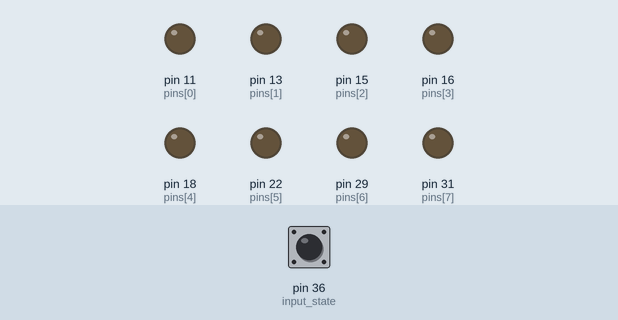
This program was run on a simulated Raspberry Pi (header pin numbers). Parts: output pins drawn as LEDs (lit = HIGH). Dashed ring = blinking. The test bench sets the inputs (shaded band); at power-on: pin 36 (input_state) HIGH.

Above: at 1.2 s.
1.3 s: pin 36 (input_state) pulled LOW for 0.15 s
At 1.45 s:
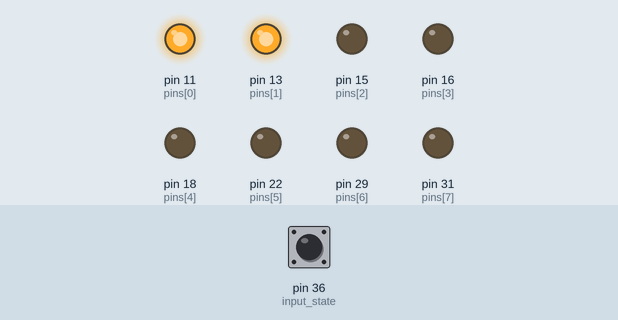
At 1.85 s:
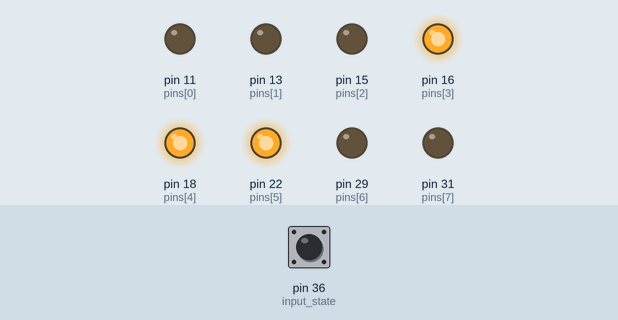
4.3 s: pin 36 (input_state) pulled LOW for 3.2 s
At 4.55 s:
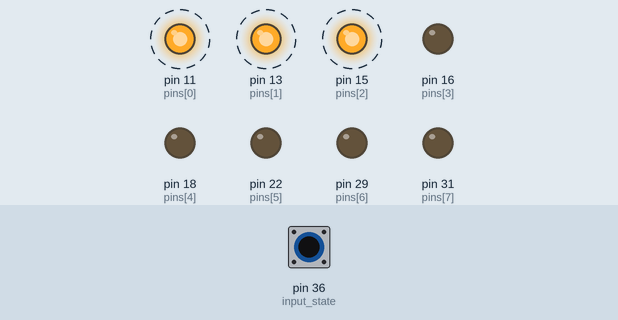
Timing chart, 0 to 9.0 s (numbered marks = the images above; inputs shaded):
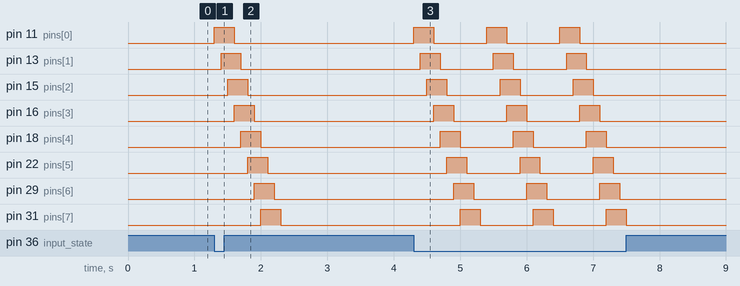

Measured:
- after the input at 1.3 s, pin 11 (pins[0]): LOW → HIGH at once, → LOW 0.30 s later; pin 13 (pins[1]): LOW → HIGH after 0.10 s, → LOW 0.30 s later; pin 15 (pins[2]): LOW → HIGH after 0.20 s, → LOW 0.30 s later; pin 16 (pins[3]): LOW → HIGH after 0.30 s, → LOW 0.30 s later; pin 18 (pins[4]): LOW → HIGH after 0.40 s, → LOW 0.30 s later
- after the input at 4.3 s, pin 11 (pins[0]): alternates HIGH for 0.30 s and LOW for 0.80 s, 6 changes in all, then stays LOW, starting at once; pin 13 (pins[1]): alternates HIGH for 0.30 s and LOW for 0.80 s, 6 changes in all, then stays LOW, starting after 0.10 s

The program:

led_array.py
```python
import RPi.GPIO as GPIO
import time

GPIO.setmode(GPIO.BOARD)

GPIO.setup(11,GPIO.OUT)
GPIO.setup(13,GPIO.OUT)
GPIO.setup(15,GPIO.OUT)
GPIO.setup(16,GPIO.OUT)
GPIO.setup(18,GPIO.OUT)
GPIO.setup(22,GPIO.OUT)
GPIO.setup(29,GPIO.OUT)
GPIO.setup(31,GPIO.OUT)
"""
    LED 1 -> 11
    LED 2 -> 13
    LED 3 -> 15
    LED 4 -> 16
    LED 5 -> 18
    LED 6 -> 22
    LED 7 -> 29
    LED 8 -> 31

    BTN -> 31
"""

GPIO.setup(36, GPIO.IN, pull_up_down=GPIO.PUD_UP)

pins = [11,13,15,16,18,22,29,31]

try:
    while True:
	GPIO.output(pins, False)
        input_state = GPIO.input(36)
        if input_state == False:
            for i in range(0, len(pins) + 3):
		if i < len(pins):
                	GPIO.output(pins[i],True)
                if(i >= 3):
                    GPIO.output(pins[i-3], False)
                time.sleep(.1)

except KeyboardInterrupt:
        print 'Done'

GPIO.cleanup()
```
